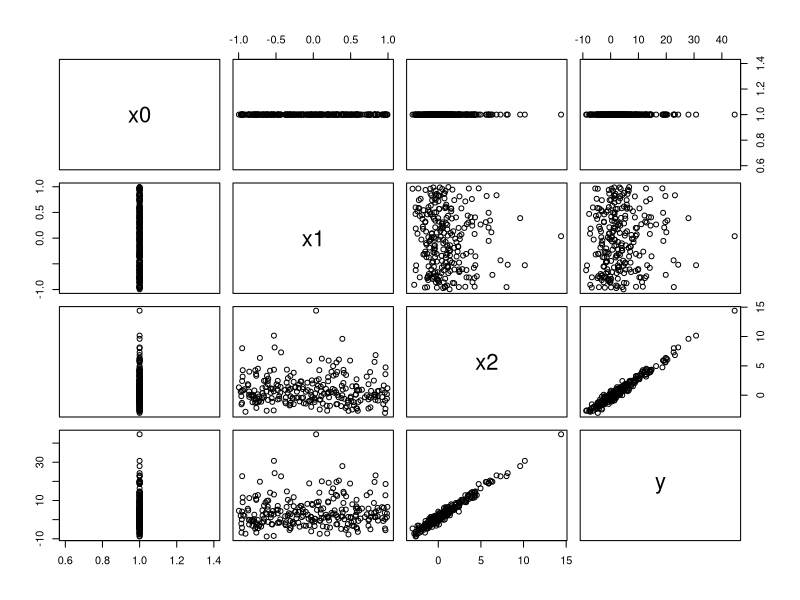
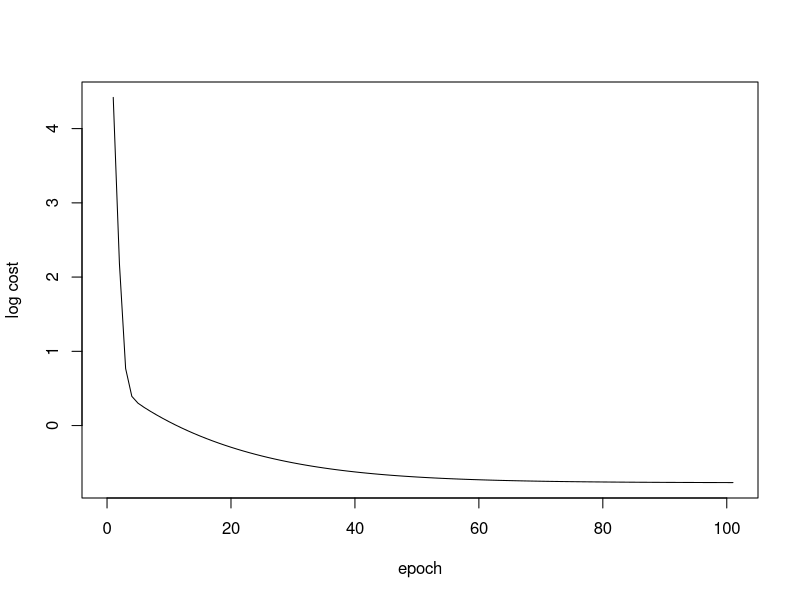

R code for these plots, in order:
## ---- chunk 1
# This is how to declare an empty data.frame. Dataframes are R's way of storing data in tables.
training_data=data.frame(
    x0=numeric(), 
    x1=numeric(), 
    x2=numeric(), 
    y=numeric()
)
# Generate fake data
for(n in 1:250){
    x0 <- 1
    x1 <- runif(1, -1, 1)
    x2 <- rnorm(1, -1, 1) + rnorm(1, -1, 1)^2
    # The dependent variable y should give coefficients of 1, 2 and 3, respectively
    y <- 1*x0 + 2*x1 + 3*x2 + rnorm(1, 0, 1)
    # The rbind function adds a row to the bottom of our data.frame
    # Use data.frame() on the new row to force it to use the proper names
    training_data <- rbind(training_data, data.frame(x0=x0, x1=x1, x2=x2, y=y))
}
plot(training_data) # Plotting a data frame of more than two columns returns a grid of plots
## ---- chunk 2
model <- lm(y ~ x1 + x2, training_data)
summary(model) # The summary function is a generic function that gives customized information about objects
## ---- chunk 3
initial_theta <- matrix(rnorm(3), nrow=3) # This creates a vector of three rows
training_matrix <- data.matrix(training_data) # Convert your data into a matrix before training

# A gradient descent function
gradient_descent <- function(learning_rate, number_of_epochs){
    # Initialize some initial coefficients
    theta <- initial_theta
    # We're going to initialize histories of key values
    theta_history <- theta
    # Calculate initial cost
    delta_initial <- training_matrix[,1:3] %*% theta - training_matrix[,4]
    cost_history <- mean(0.5*delta_initial^2)
    for(epoch in 1:number_of_epochs){
        # Since we're using matrices, this code is now "vectorized"
        delta <- training_matrix[,1:3] %*% theta - training_matrix[,4]
        # The crossprod function handles the transpose and multiplication very quickly
        theta <- theta - learning_rate/nrow(training_matrix)*crossprod(training_matrix[,1:3], delta)
        theta_history <- c(theta_history, theta)
        # Recalculate cost with new theta value
        delta_new <- training_matrix[,1:3] %*% theta - training_matrix[,4]
        cost_history <- c(cost_history, mean(0.5*delta_new^2))
    }
    # We've saved our theta values as one long vector, here is how to turn it into a matrix
    theta_history <- matrix(theta_history, ncol=3, byrow=TRUE)
    # Return a matrix of our results
    return(cbind(theta_history, cost_history))
}
# Run the algorithm and save the history
start_timing <- proc.time()[3]
history <- gradient_descent(0.1, 100)
print(sprintf("Training took %f seconds.", proc.time()[3] - start_timing))
## ---- chunk 4
plot(1, type="n", xlab="epoch", ylab="log cost", 
    ylim=c(min(log(history[,4])), max(log(history[,4]))), 
    xlim=c(0, nrow(history)))
lines(x=1:nrow(history), y=log(history[,4]))
## ---- chunk 5
print(model$coefficients)
tail(history, 1)[,1:3]
## ---- chunk 6
training_matrix <- data.matrix(training_data) # Convert the data to a matrix
Xmat <- training_matrix[,1:3] # Select the X matrix
Ymat <- training_matrix[,4] # Select the Y matrix or vector
theta <- tcrossprod(solve(crossprod(Xmat)), Xmat) %*% Ymat
print(theta)
